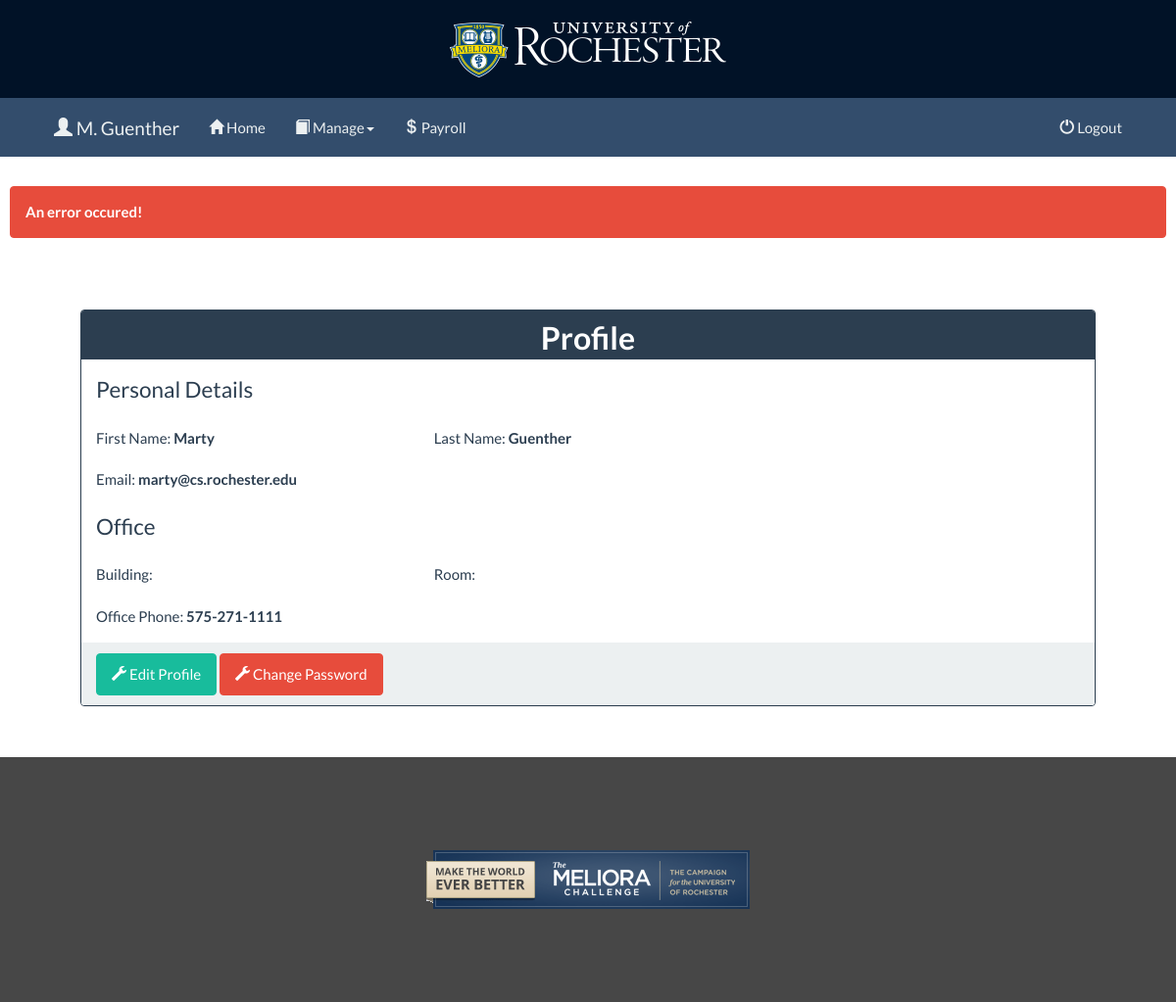
The app's page /staff/profile.php (signed in) with its own data.
### tables this page shows
CREATE TABLE IF NOT EXISTS `Users` (
  `userID` bigint(20) NOT NULL AUTO_INCREMENT,
  `email` varchar(254) NOT NULL,
  `emailVerified` boolean NOT NULL,
  `password` varchar(255) NULL,
  `passwordReset` boolean NOT NULL,
  `firstName` varchar(40) NOT NULL,
  `lastName` varchar(40) NOT NULL,
  `creatorID` bigint(20) NULL,
  `createTime` timestamp NOT NULL,
  `type` int(11) NOT NULL,  

  PRIMARY KEY (`userID`),
  UNIQUE KEY (`email`),
  KEY (`firstName`),
  KEY (`lastName`),
  FOREIGN KEY (`creatorID`) REFERENCES `Users` (`userID`)
);

CREATE TABLE IF NOT EXISTS `Staff` (
  `userID` bigint(20) NOT NULL,
  `officeID` bigint(20) NULL,
  `officePhone` bigint(20) NULL,

  PRIMARY KEY (`userID`),
  FOREIGN KEY (`userID`) REFERENCES `Users` (`userID`) ON DELETE CASCADE,
  FOREIGN KEY (`officeID`) REFERENCES `Places` (`placeID`)
);

### common/User.php (called while the page is built, shortened)
<?php
abstract class User {
	public static function getUserByID($id, $check_type = -1) {
		$sql = 'SELECT * FROM Users WHERE userID = :id';
		$args = array(':id' => $id);
		if ($check_type >= 0) {
			$sql .= ' AND type = :type';
			$args[':type'] = $check_type;
		}
		$user_row = Database::executeGetRow($sql, $args);
		return User::getUserSubclassObject($user_row);
	}
	private static function getUserSubclassObject($user_row) {
		$args = array(':id' => $user_row['userID']);
		switch ($user_row['type']) {
		case STAFF:
			$row = Database::executeGetRow('SELECT * FROM Staff WHERE userID = :id', $args);
			return new Staff($user_row, $row);
		}
		return null;
	}
	public static function formatPhone($number) {
		$digits = strlen($number);
		if (empty($number)) {
			return '';
		} elseif ($digits <= 7) {
			$number = str_repeat('0', 7 - $digits) . $number;
			return substr($number, 0, 3).'-'.substr($number, 3);
		} elseif ($digits <= 10) {
			$number = str_repeat('0', 10 - $digits) . $number;
			return substr($number, 0, 3).'-'.substr($number, 3, 3).'-'.substr($number, 6);
		} elseif ($digits == 11) {
			return '+'.$number[0].'-'.substr($number, 1, 3).'-'.substr($number, 4, 3).'-'.substr($number, 7);
		} else {
			return $number;
		}
	}
	protected function __construct($user_row) {
		$this->id = $user_row['userID'];
		$this->email = $user_row['email'];
		$this->firstName = $user_row['firstName'];
		$this->lastName = $user_row['lastName'];
	}
	public function getID() { return $this->id; }
	public function getEmail() { return $this->email; }
	public function getFirstName() { return $this->firstName; }
	public function getLastName() { return $this->lastName; }
	public function getFILName() {
		return $this->firstName[0].'. '.$this->lastName;
	}
	protected $id;
	protected $email;
	protected $firstName;
	protected $lastName;
}

### db.php (called while the page is built, shortened)
<?php
require_once 'session.php';
require_once 'common/User.php';
require_once 'common/Staff.php';
final class Database {
	private static $db_conn = null;
	public static function connect() {
		$db_dsn = DATABASE_TYPE.':host='.DATABASE_PATH.';dbname='.DATABASE_NAME;
		try {
			Database::$db_conn = new PDO($db_dsn, DATABASE_USERNAME, DATABASE_PASSWORD);
			Database::$db_conn->setAttribute(PDO::ATTR_ERRMODE, PDO::ERRMODE_EXCEPTION);
		} catch (PDOException $ex) {
			$error = new TarsException(Event::SERVER_DBERROR, Event::SERVER_DBERROR, $ex);
			echo $error->toHTML();
			exit;
		}
	}
	public static function execute($sql, $args) {
		$stmt = Database::$db_conn->prepare($sql);
		$stmt->execute($args);
		return $stmt;
	}
	public static function executeGetRow($sql, $args) {
		$stmt = Database::execute($sql, $args);
		$result = $stmt->fetch(PDO::FETCH_ASSOC);
		if ($result === false) {
			return null;
		}
		return $result;
	}
}

### session.php (called while the page is built, shortened)
<?php
final class LoginSession {
	private static $cached = false;
	private static $cachedUserObj = null;
	public static function sessionContinue($user_type = -1) {
		$user = null;
		try {
			$user = LoginSession::getLoggedInUser($user_type);
		} catch (PDOException $ex) {
			throw new TarsException(Event::SERVER_DBERROR, Event::SESSION_CONTINUE, $ex);
		}
		return $user;
	}
	public static function getLoggedInUser($expect_type = -1) {
		if (LoginSession::$cached == false) {
			LoginSession::$cachedUserObj = isset($_SESSION['userID']) ?
				User::getUserByID($_SESSION['userID'], $expect_type) : null;
			LoginSession::$cached = true;
		}
		return LoginSession::$cachedUserObj;
	}
}

### common/Staff.php (called while the page is built, shortened)
<?php
final class Staff extends User {
	public function __construct($user_row, $staff_row) {
		if ($staff_row) {
			$this->officePhone = $staff_row['officePhone'];
		}
	}
	public function getOfficePhoneDisplay() { return User::formatPhone($this->officePhone); }
	private $officePhone;
}

### staff/profile.php (the view, shortened to what this page needs)
<?php
require_once '../db.php';
$error = null;
$staff = null;
try {
	$staff = LoginSession::sessionContinue(STAFF);
} catch (TarsException $ex) {
	$error = $ex;
}
if ($staff != null) {
	$office = $staff->getOffice();
}
?>
<!DOCTYPE html>
<html lang="en">
	<head>
		<link href="../css/bootstrap.min.css" rel="stylesheet" />
		<link href="../css/bootstrap-validator.min.css" rel="stylesheet" />
		<link href="staff.css" rel="stylesheet" />
	</head>
	<body>
		<div id="page-wrapper">
<?php
$header_active = 'profile';
require 'header.php';
?>
			<div id="content">
				<div id="alertHolder">
				</div>
<?php
if ($error == null || $error->getAction() != Event::SESSION_CONTINUE) {
?>
				<div class="container">
					<div class="panel panel-primary">
						<div class="panel-heading">
							<h4 class="panel-title panelHeader">Profile</h4>
						</div>
						<div class="panel-body">
							<div class="row">
								<div class="col-xs-8">
									<legend>Personal Details</legend>
									<div class="row">
										<div class="col-xs-6">
										First Name: <strong id="cur-firstName"><?= $staff->getFirstName() ?></strong>
										</div>
										<div class="col-xs-6">
										Last Name: <strong id="cur-lastName"><?= $staff->getLastName() ?></strong>
										</div>
									</div>
									<br>
									<div class="row">
										<div class="col-xs-6">
										Email: <strong id="cur-email"><?= $staff->getEmail() ?></strong>
										</div>
									</div>
									<br>
									<legend>Office</legend>
									<div class="row">
										<div class="col-xs-6">
										Building: <strong id="cur-building"><?php if ($office != null) { echo $office->getBuilding(); } ?></strong>
										</div>
										<div class="col-xs-6">
										Room: <strong id="cur-room"><?php if ($office != null) { echo $office->getRoom(); } ?></strong>
										</div>
									</div>
									<br>
									<div class="row">
										<div class="col-xs-6">
										Office Phone: <strong id="cur-officePhone"><?= $staff->getOfficePhoneDisplay() ?></strong>
										</div>
									</div>
								</div>
							</div>
						</div>
						<div class="panel-footer">
							<button data-target="#profile-modal" data-toggle="modal" data-usertype="<?= STAFF ?>" data-userid="<?= $staff->getID() ?>" name="editProfileButton" class="btn btn-success edit-profile"><span class="glyphicon glyphicon-wrench"></span> Edit Profile</button>
							<button data-target="#password-modal" data-toggle="modal" data-userid="<?= $staff->getID() ?>" id="changePasswordButton" name="changePasswordButton" class="btn btn-danger change-password"><span class="glyphicon glyphicon-wrench"></span> Change Password</button>
						</div>
					</div>
				</div>
<?php
}
?>
			</div>
			<div id="footer">
			</div>
		</div>
	</body>
</html>

### staff/header.php (shortened to what this page needs)
			<div id="header">
<?php
if (!isset($error) || $error == null || $error->getAction() != Event::SESSION_CONTINUE) {
?>
				<div class="row" id="navbar-theme">
					<nav class="navbar navbar-default navbar-static-top" role="navigation">
						<div class="container-fluid">
							<div class="navbar-header">
								<a class="navbar-brand" href="profile.php"><span class="glyphicon glyphicon-user"></span> <?= $staff->getFILName() ?></a>
							</div>
							<div class="collapse navbar-collapse" id="navigationbar">
								<ul class="nav navbar-nav">
									<li<?php if ($header_active == 'home') { echo ' class="active"'; } ?>><a href="staff.php"><span class="glyphicon glyphicon-home"></span> Home</a></li>
									<li class="dropdown <?php if ($header_active == 'manage') { echo ' active'; } ?>" style="cursor:pointer">
										<a class="dropdown-toggle" data-toggle="dropdown"><span class="glyphicon glyphicon-book"></span> Manage<b class="caret"></b></a>
									</li>
									<li<?php if ($header_active == 'payroll') { echo ' class="active"'; } ?>><a href="payroll.php"><span class="glyphicon glyphicon-usd"></span> Payroll</a></li>
								</ul>
								<ul class="nav navbar-nav navbar-right">
									<li><a href="../logout.php"><span class="glyphicon glyphicon-off"></span> Logout</a></li>
								</ul>
							</div>
						</div>
					</nav>
				</div>
<?php
}
?>
			</div>

### staff/staff.css (style rules this page uses)
html,body { margin: 0; padding: 0; height: 100%; overflow-x: hidden; }
#page-wrapper { min-height: 100%; width: 100%; position: relative; }
#header { background-image: url('../images/header-logo.png'); background-repeat: no-repeat; background-color: #011227; background-position: center; padding: 10px; color: #a2c2db; margin: 0; height: 100px; }
#content { padding: 10px; margin-top: 80px; padding-bottom: 250px; }
#footer { width: 100%; background-image: url('../images/meliora_challenge_330x60.png'); background-repeat: no-repeat; background-color: #474747; background-position: center; color: #ffffff; position: absolute; height: 250px; bottom: 0; left: 0; }
#navbar-theme { background-color: #334d6c; padding-right: 45px; padding-left: 45px; padding-top: 0px; padding-bottom: 0px; color: #a2c2db; height: 60px; margin-top: 90px; }
.panel-heading { height: 50px; }
.panelHeader { font-weight: bold; font-size: 20pt; text-align: center; }
.navbar-default { background-color: #334d6c; border-color: #334d6c; }
.navbar-default .navbar-brand { color: #ecf0f1; }
.navbar-default .navbar-nav > li > a { color: #ecf0f1; }
.navbar-default .navbar-collapse, .navbar-default .navbar-form { border-color: #ecf0f1; }
.panel { margin: 52px; }
.panel-title { font-size: 32px; }

### records on screen
users: $staff->getFILName() "M. Guenther", firstName "Marty", lastName "Guenther", email "marty@cs.rochester.edu"
staff: officePhone "575-271-1111"
